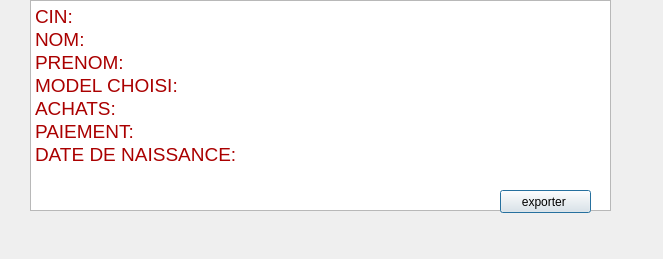
<?xml version="1.0" encoding="UTF-8"?>
<ui version="4.0">
 <class>Dialog</class>
 <widget class="QDialog" name="Dialog">
  <property name="geometry">
   <rect>
    <x>0</x>
    <y>0</y>
    <width>663</width>
    <height>259</height>
   </rect>
  </property>
  <property name="windowTitle">
   <string>gestion client</string>
  </property>
  <widget class="QTextEdit" name="textEdit">
   <property name="geometry">
    <rect>
     <x>30</x>
     <y>0</y>
     <width>581</width>
     <height>211</height>
    </rect>
   </property>
   <property name="html">
    <string>&lt;!DOCTYPE HTML PUBLIC &quot;-//W3C//DTD HTML 4.0//EN&quot; &quot;http://www.w3.org/TR/REC-html40/strict.dtd&quot;&gt;
&lt;html&gt;&lt;head&gt;&lt;meta name=&quot;qrichtext&quot; content=&quot;1&quot; /&gt;&lt;style type=&quot;text/css&quot;&gt;
p, li { white-space: pre-wrap; }
&lt;/style&gt;&lt;/head&gt;&lt;body style=&quot; font-family:'MS Shell Dlg 2'; font-size:8.25pt; font-weight:400; font-style:normal;&quot;&gt;
&lt;p style=&quot; margin-top:0px; margin-bottom:0px; margin-left:0px; margin-right:0px; -qt-block-indent:0; text-indent:0px;&quot;&gt;&lt;span style=&quot; font-size:14pt; color:#aa0000;&quot;&gt;CIN:&lt;/span&gt;&lt;/p&gt;
&lt;p style=&quot; margin-top:0px; margin-bottom:0px; margin-left:0px; margin-right:0px; -qt-block-indent:0; text-indent:0px;&quot;&gt;&lt;span style=&quot; font-size:14pt; color:#aa0000;&quot;&gt;NOM:&lt;/span&gt;&lt;/p&gt;
&lt;p style=&quot; margin-top:0px; margin-bottom:0px; margin-left:0px; margin-right:0px; -qt-block-indent:0; text-indent:0px;&quot;&gt;&lt;span style=&quot; font-size:14pt; color:#aa0000;&quot;&gt;PRENOM:&lt;/span&gt;&lt;/p&gt;
&lt;p style=&quot; margin-top:0px; margin-bottom:0px; margin-left:0px; margin-right:0px; -qt-block-indent:0; text-indent:0px;&quot;&gt;&lt;span style=&quot; font-size:14pt; color:#aa0000;&quot;&gt;MODEL CHOISI:&lt;/span&gt;&lt;/p&gt;
&lt;p style=&quot; margin-top:0px; margin-bottom:0px; margin-left:0px; margin-right:0px; -qt-block-indent:0; text-indent:0px;&quot;&gt;&lt;span style=&quot; font-size:14pt; color:#aa0000;&quot;&gt;ACHATS:&lt;/span&gt;&lt;/p&gt;
&lt;p style=&quot; margin-top:0px; margin-bottom:0px; margin-left:0px; margin-right:0px; -qt-block-indent:0; text-indent:0px;&quot;&gt;&lt;span style=&quot; font-size:14pt; color:#aa0000;&quot;&gt;PAIEMENT:&lt;/span&gt;&lt;/p&gt;
&lt;p style=&quot; margin-top:0px; margin-bottom:0px; margin-left:0px; margin-right:0px; -qt-block-indent:0; text-indent:0px;&quot;&gt;&lt;span style=&quot; font-size:14pt; color:#aa0000;&quot;&gt;DATE DE NAISSANCE:&lt;/span&gt;&lt;/p&gt;&lt;/body&gt;&lt;/html&gt;</string>
   </property>
  </widget>
  <widget class="QPushButton" name="exporterExcel">
   <property name="geometry">
    <rect>
     <x>500</x>
     <y>190</y>
     <width>91</width>
     <height>23</height>
    </rect>
   </property>
   <property name="text">
    <string>exporter </string>
   </property>
  </widget>
 </widget>
 <resources/>
 <connections/>
</ui>
